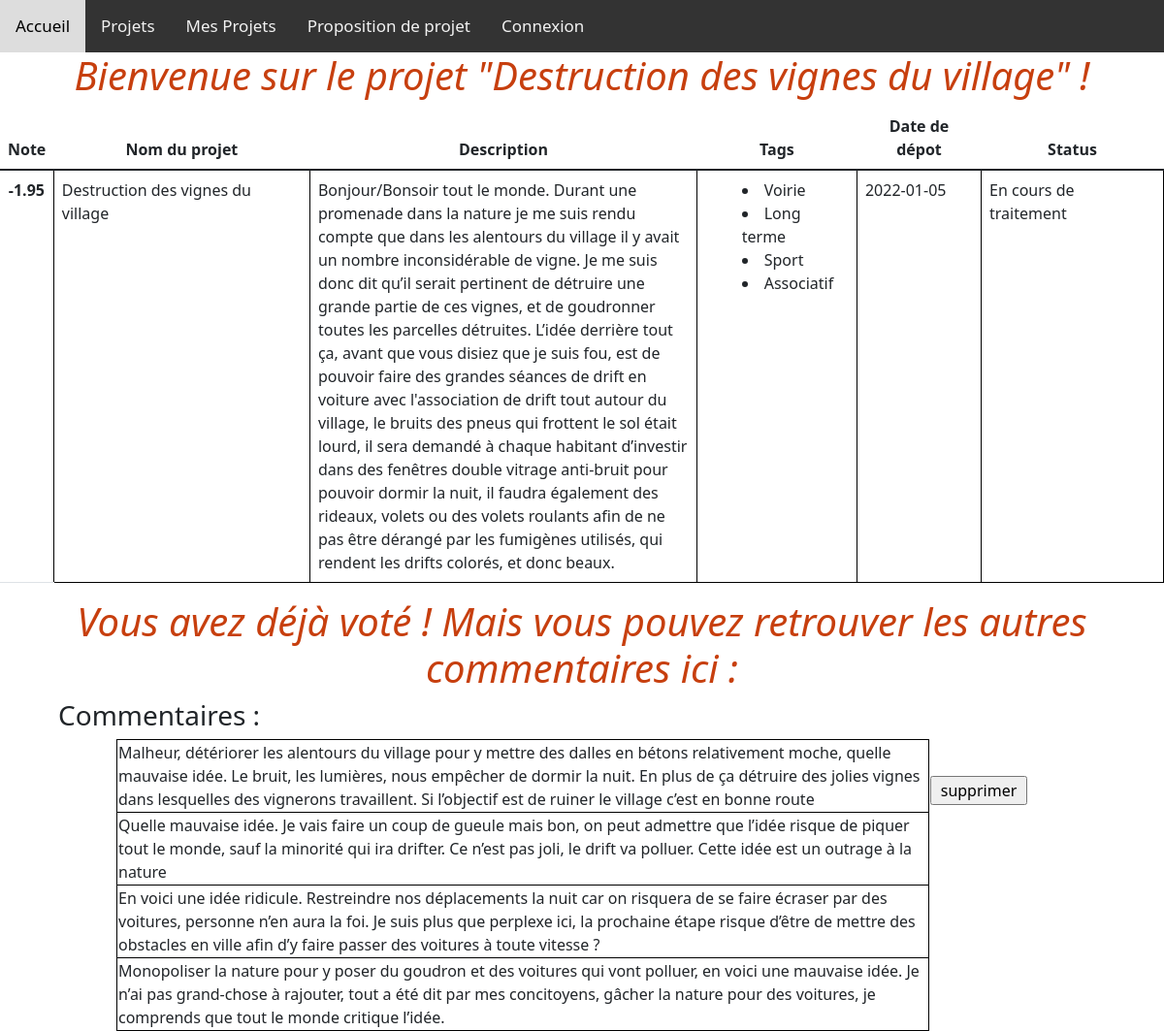
Screenshot of /projet/3 (signed in) with the database file from the repository.
### tables this page shows
CREATE TABLE projet
(
  projet_id INTEGER PRIMARY KEY NOT NULL,
  nom VARCHAR(100) NOT NULL,
  description VARCHAR(100000) NOT NULL,
  tag_1 INTEGER,
  tag_2 INTEGER,
  tag_3 INTEGER,
  tag_4 INTEGER,
  tag_5 INTEGER,
  createur_id INTEGER NOT NULL,
  date_de_debut DATE NOT NULL,
  statut INTEGER NOT NULL,
  note_id INTEGER,
  FOREIGN KEY (note_id) REFERENCES note(note_id),
  FOREIGN KEY (tag_1) REFERENCES tag(tag_id), 
  FOREIGN KEY (tag_2) REFERENCES tag(tag_id),
  FOREIGN KEY (tag_3) REFERENCES tag(tag_id),
  FOREIGN KEY (tag_4) REFERENCES tag(tag_id),
  FOREIGN KEY (tag_5) REFERENCES tag(tag_id),  
  FOREIGN KEY (createur_id) REFERENCES utilisateur(utilisateur_id)
);

CREATE TABLE note
(
  note_id INTEGER NOT NULL PRIMARY KEY,
  valeur REAL NOT NULL
);

CREATE TABLE tag
(
  tag_id INTEGER NOT NULL PRIMARY KEY,
  nom VARCHAR(100) NOT NULL
);

CREATE TABLE vote
(
  vote_id INTEGER NOT NULL PRIMARY KEY,
  projet_id INTEGER NOT NULL,
  votant_id INTEGER NOT NULL,
  commentaire VARCHAR(10000) NOT NULL,
  note_id INTEGER,
  FOREIGN KEY (note_id) REFERENCES note(note_id),
  FOREIGN KEY (projet_id) REFERENCES projet(projet_id),
  FOREIGN KEY (votant_id) REFERENCES utilisateur(utilisateur_id)
);

### app.py (the view)
@app.route("/projet/<f>")
def projet_1(f): #f est l'identifiant du projet qui apparait dans l'url
    if not session.get("id"): #vérifie que le visiteur est connecté
            return redirect("/connexion")
    db = get_db()
    c = db.cursor()
    projet = c.execute("SELECT * FROM projet WHERE projet_id =" + str(f)).fetchall()
    if projet == []:
       return redirect("/error/9")
    commentaires = c.execute("SELECT commentaire,vote_id,votant_id FROM vote WHERE projet_id = " + str(f)).fetchall()
    tag = []
    nom_projet = projet[0][1]
    note = c.execute("SELECT valeur FROM note n JOIN projet p ON n.note_id = p.note_id WHERE projet_id = " + str(f)).fetchall()
    note = note[0][0]
    if projet[0][10] == 0: # définit si un projet à été traité par la mairie
        statut = "En cours de traitement"
    else:
        statut = "Votre projet a été étudié par la mairie"
    for k in range (3,8):
        pas = projet[0][k]
        if pas != None:
            t = c.execute("SELECT tag.nom FROM tag JOIN projet ON tag.tag_id =" + str(pas) + " where tag.tag_id is not null").fetchall()
            tag.append(t[0][0])
    c.execute("SELECT COUNT(*) FROM VOTE WHERE projet_id = "+str(f) + " AND votant_id = "+str(session["id"]))
    dv = c.fetchall()
    if dv[0][0] == 0: #vérifie si l'utilisateur à déjà voté et si oui alors il ne peut plus voter
        return render_template("projet.html",projet = projet, nom = session["nom"], prenom = session["prenom"],id_connexion = session["id"], tags=tag, commentaires = commentaires, nom_projet = nom_projet, note = note, statut = statut, dv = 0)
    else:
        return render_template("projet.html",projet = projet, nom = session["nom"], prenom = session["prenom"],id_connexion = session["id"], tags=tag, commentaires = commentaires, nom_projet = nom_projet, note = note, statut = statut, dv = 1)

### app.py (called while the page is built)
def get_db():
    db = getattr(g, '_database', None)
    if db is None:
        db = g._database = sqlite3.connect(DATABASE)
    return db

@app.teardown_appcontext
def close_connection(exception):
    db = getattr(g, '_database', None)
    if db is not None:
        db.close()

### templates/projet.html (shortened to what this page needs)
{% extends "layout.html" %}
{% block body %}
    <h1>Bienvenue sur le projet "{{ nom_projet }}" !</h1>
    <table class="table">
        <thead>
            <tr>
                <th scope="col">Note</th>
                <th scope="col">Nom du projet</th>
                <th scope="col">Description</th>
                <th scope="col">Tags</th>
                <th scope="col">Date de dépot</th>
                <th scope="col">Status</th>
            </tr>
        </thead>
        <tbody>
            <tr>
                <th scope="row">{{ note }}</th>
                <td>
                    {{projet[0][1]}}
                </td>
                <td class="header">
                    {{projet[0][2]}}
                </td>
                <td>
                    {% for t in tags %}
                        <li>
                            {{t}}
                        </li>
                    {% endfor %}
                </td>
                <td>
                    {{projet[0][9]}}
                </td>
                <td>
                    {{statut}}
                </td>
            </tr>
        </tbody>
    </table>
    {% if dv == 0 %}
    <br/><br>
    <form action="/comment" method="POST">
        <textarea class="commentaire" autocomplete="off" autofocus placeholder="Commentaire" name="com" type="text" maxlength="1000" cols="80" rows="3"></textarea>
        <input autocomplete="off" autofocus placeholder="id_projet" type="hidden" name="id_projet" value="{{projet[0][0]}}">
        <br/><br>
        <input type="submit" value="Valider">
    </form>
    <br/><br>
    {% else %}
    <h1>Vous avez déjà voté ! Mais vous pouvez retrouver les autres commentaires ici :</h1>
    {% endif %}
    <h3>Commentaires : </h3>
    <table class="table_com">
        {% for i in commentaires %}
            <tr>
                <td class="commentaire">
                    {{i[0]}}
                </td>
                <th>
                    {% if i[2] == id_connexion %}
                        <div class="form1">
                            <form id="form2" action="/meaculpa" method="post">
                                <input class="champ" type="submit" value="supprimer">
                            </form>
                        </div>
                    {% endif %}
                </th>
            </tr>
            {% endfor %}
    </table>
{% endblock %}

### rows the page displays
projet: nom "Destruction des vignes du village", description "Bonjour/Bonsoir tout le monde. Durant une promenade dans la nature je me suis rendu compte que dans les alentours du village il y avait un nombre inconsidérable de vigne. Je me suis donc dit qu’il serait pertinent de détruire une grande partie de ces vignes, et de goudronner toutes les parcelles détruites. L’idée derrière tout ça, avant que vous disiez que je suis fou, est de pouvoir faire des grandes séances de drift en voiture avec l'association de drift tout autour du village, le bruits des pneus qui frottent le sol était lourd, il sera demandé à chaque habitant d’investir dans des fenêtres double vitrage anti-bruit pour pouvoir dormir la nuit, il faudra également des rideaux, volets ou…", date_de_debut "2022-01-05"
note: valeur "-1.95"
tag: nom "Voirie"
tag: nom "Long terme"
tag: nom "Sport"
tag: nom "Associatif"
vote: commentaire "Malheur, détériorer les alentours du village pour y mettre des dalles en bétons relativement moche, quelle mauvaise idée. Le bruit, les lumières, nous empêcher de dormir la nuit. En plus de ça détruire des jolies vignes dans lesquelles des vignerons travaillent. Si l’objectif est de ruiner le village c’est en bonne route"
vote: commentaire "Quelle mauvaise idée. Je vais faire un coup de gueule mais bon, on peut admettre que l’idée risque de piquer tout le monde, sauf la minorité qui ira drifter. Ce n’est pas joli, le drift va polluer. Cette idée est un outrage à la nature"
vote: commentaire "En voici une idée ridicule. Restreindre nos déplacements la nuit car on risquera de se faire écraser par des voitures, personne n’en aura la foi. Je suis plus que perplexe ici, la prochaine étape risque d’être de mettre des obstacles en ville afin d’y faire passer des voitures à toute vitesse ?"
vote: commentaire "Monopoliser la nature pour y poser du goudron et des voitures qui vont polluer, en voici une mauvaise idée. Je n’ai pas grand-chose à rajouter, tout a été dit par mes concitoyens, gâcher la nature pour des voitures, je comprends que tout le monde critique l’idée."

### other values shown
{{ statut }} "En cours de traitement"
